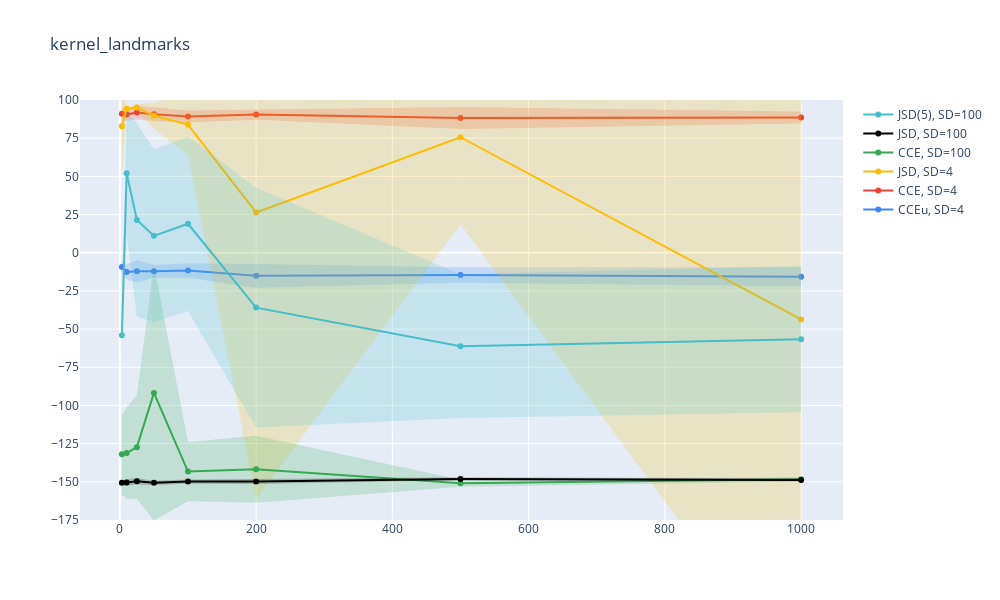

The notebook cell saved with this chart:
### Code cell
plot_vals(3)
plt.savefig("pictures/results_fig_3.svg")

### Figure 1 — Plotly figure (JSON) as saved in the notebook; plotly's stock layout.template omitted (floating-point values rounded to 4 significant figures)
{"data": [{"marker": {"color": "#4285F4"}, "mode": "lines+markers", "name": "CCEu, SD=4", "type": "scatter", "x": [3, 10, 25, 50, 100, 200, 500, 1000], "y": [-9.276, -12.59, -12.12, -12.16, -11.6, -15.12, -14.57, -15.71]}, {"line": {"width": 0}, "marker": {"color": "#4285F4"}, "mode": "lines", "name": "Upper bound", "showlegend": false, "type": "scatter", "x": [3, 10, 25, 50, 100, 200, 500, 1000], "y": [-5.458, -7.621, -4.819, -7.986, -6.849, -7.331, -9.556, -9.499]}, {"fill": "tonexty", "fillcolor": "rgba(66, 133, 244, 0.2)", "line": {"width": 0}, "marker": {"color": "#4285F4"}, "mode": "lines", "name": "Lower bound", "showlegend": false, "type": "scatter", "x": [3, 10, 25, 50, 100, 200, 500, 1000], "y": [-13.09, -17.56, -19.41, -16.34, -16.35, -22.92, -19.59, -21.91]}, {"marker": {"color": "#EA4335"}, "mode": "lines+markers", "name": "CCE, SD=4", "type": "scatter", "x": [3, 10, 25, 50, 100, 200, 500, 1000], "y": [91.01, 90.49, 91.85, 90.71, 89.17, 90.44, 88.2, 88.59]}, {"line": {"width": 0}, "marker": {"color": "#EA4335"}, "mode": "lines", "name": "Upper bound", "showlegend": false, "type": "scatter", "x": [3, 10, 25, 50, 100, 200, 500, 1000], "y": [94.77, 94.68, 96.3, 95.34, 93.14, 93.85, 95.41, 92.55]}, {"fill": "tonexty", "fillcolor": "rgba(234, 67, 53, 0.2)", "line": {"width": 0}, "marker": {"color": "#EA4335"}, "mode": "lines", "name": "Lower bound", "showlegend": false, "type": "scatter", "x": [3, 10, 25, 50, 100, 200, 500, 1000], "y": [87.26, 86.29, 87.41, 86.08, 85.21, 87.03, 80.99, 84.64]}, {"marker": {"color": "#FBBC04"}, "mode": "lines+markers", "name": "JSD, SD=4", "type": "scatter", "x": [3, 10, 25, 50, 100, 200, 500, 1000], "y": [82.85, 94.2, 95.13, 89.64, 83.93, 26.36, 75.62, -43.67]}, {"line": {"width": 0}, "marker": {"color": "#FBBC04"}, "mode": "lines", "name": "Upper bound", "showlegend": false, "type": "scatter", "x": [3, 10, 25, 50, 100, 200, 500, 1000], "y": [115.2, 95.91, 97.06, 98.28, 103.9, 213.8, 132.6, 196.2]}, {"fill": "tonexty", "fillcolor": "rgba(251, 188, 4, 0.2)", "line": {"width": 0}, "marker": {"color": "#FBBC04"}, "mode": "lines", "name": "Lower bound", "showlegend": false, "type": "scatter", "x": [3, 10, 25, 50, 100, 200, 500, 1000], "y": [50.48, 92.5, 93.2, 81.0, 63.94, -161.1, 18.62, -283.6]}, {"marker": {"color": "#34A853"}, "mode": "lines+markers", "name": "CCE, SD=100", "type": "scatter", "x": [3, 10, 25, 50, 100, 200, 500, 1000], "y": [-132.0, -131.2, -127.3, -91.78, -143.3, -141.7, -150.9, -148.4]}, {"line": {"width": 0}, "marker": {"color": "#34A853"}, "mode": "lines", "name": "Upper bound", "showlegend": false, "type": "scatter", "x": [3, 10, 25, 50, 100, 200, 500, 1000], "y": [-105.7, -101.3, -93.36, -8.142, -123.9, -119.8, -148.7, -147.0]}, {"fill": "tonexty", "fillcolor": "rgba(52, 168, 83, 0.2)", "line": {"width": 0}, "marker": {"color": "#34A853"}, "mode": "lines", "name": "Lower bound", "showlegend": false, "type": "scatter", "x": [3, 10, 25, 50, 100, 200, 500, 1000], "y": [-158.3, -161.0, -161.2, -175.4, -162.7, -163.7, -153.2, -149.8]}, {"marker": {"color": "#000000"}, "mode": "lines+markers", "name": "JSD, SD=100", "type": "scatter", "x": [3, 10, 25, 50, 100, 200, 500, 1000], "y": [-150.5, -150.5, -149.7, -150.7, -149.8, -149.8, -148.1, -148.8]}, {"line": {"width": 0}, "marker": {"color": "#000000"}, "mode": "lines", "name": "Upper bound", "showlegend": false, "type": "scatter", "x": [3, 10, 25, 50, 100, 200, 500, 1000], "y": [-149.1, -148.3, -147.5, -149.3, -148.5, -148.1, -147.0, -147.7]}, {"fill": "tonexty", "fillcolor": "rgba(0, 0, 0, 0.2)", "line": {"width": 0}, "marker": {"color": "#000000"}, "mode": "lines", "name": "Lower bound", "showlegend": false, "type": "scatter", "x": [3, 10, 25, 50, 100, 200, 500, 1000], "y": [-152.0, -152.6, -151.8, -152.0, -151.2, -151.5, -149.1, -149.9]}, {"marker": {"color": "#46BDC6"}, "mode": "lines+markers", "name": "JSD(5), SD=100", "type": "scatter", "x": [3, 10, 25, 50, 100, 200, 500, 1000], "y": [-53.99, 52.07, 21.48, 11.04, 18.94, -35.94, -61.16, -56.61]}, {"line": {"width": 0}, "marker": {"color": "#46BDC6"}, "mode": "lines", "name": "Upper bound", "showlegend": false, "type": "scatter", "x": [3, 10, 25, 50, 100, 200, 500, 1000], "y": [-50.61, 92.7, 84.66, 67.63, 76.03, 42.61, -14.17, -8.707]}, {"fill": "tonexty", "fillcolor": "rgba(70, 189, 198, 0.2)", "line": {"width": 0}, "marker": {"color": "#46BDC6"}, "mode": "lines", "name": "Lower bound", "showlegend": false, "type": "scatter", "x": [3, 10, 25, 50, 100, 200, 500, 1000], "y": [-57.38, 11.45, -41.7, -45.55, -38.14, -114.5, -108.1, -104.5]}], "layout": {"height": 600, "title": {"text": "kernel_landmarks"}, "width": 1000, "yaxis": {"dtick": 25, "range": [-175, 100], "tick0": 0}}}
